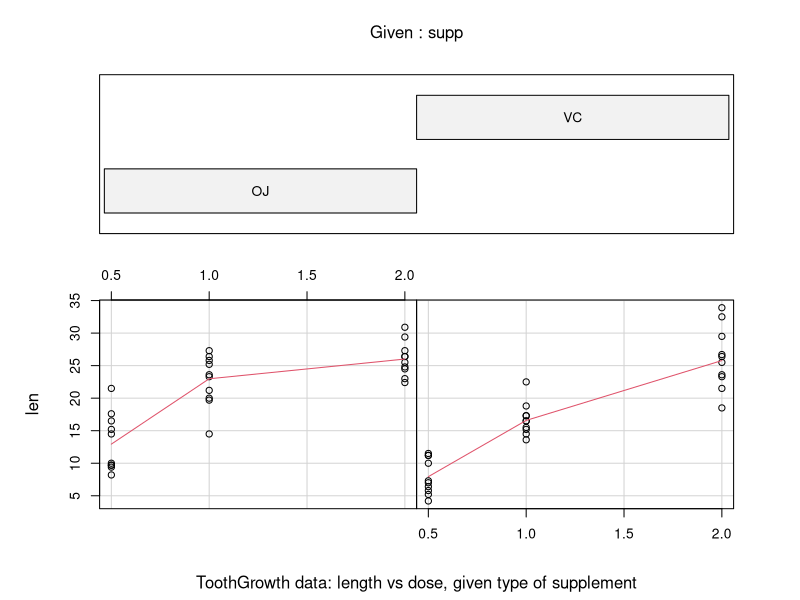
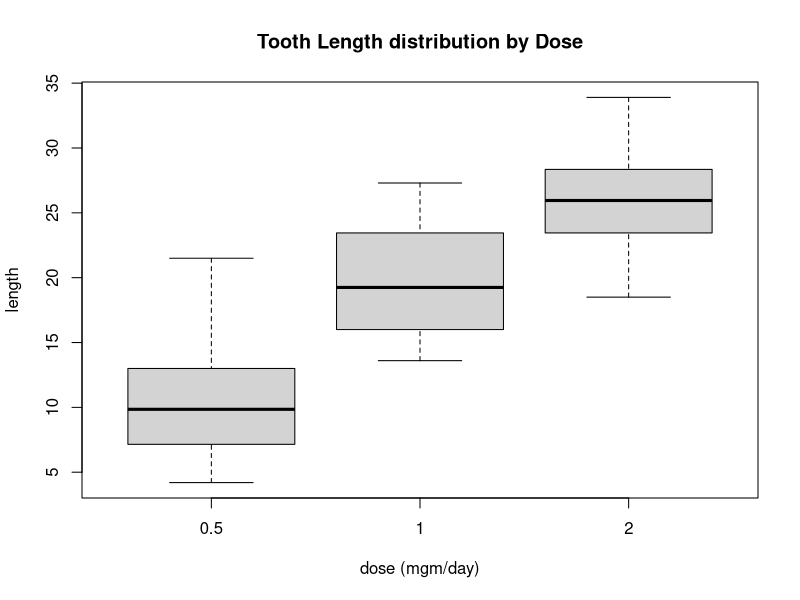
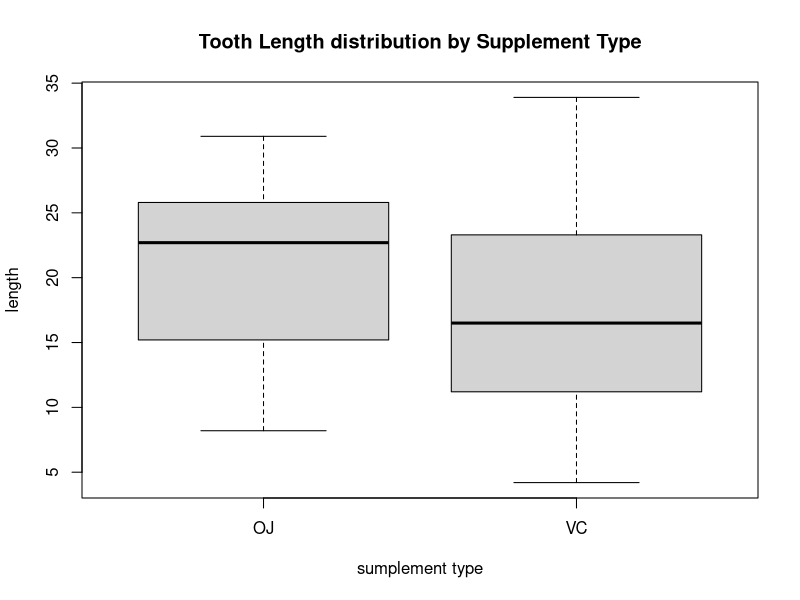

Write R code to recreate these figures, in order. (Note: this script raises an error after producing the figures.)
## ---- chunk 1
knitr::opts_chunk$set(echo = TRUE)
## ---- chunk 2
data(ToothGrowth)

head(ToothGrowth)

summary(ToothGrowth)
## ---- chunk 3
table(ToothGrowth$supp, ToothGrowth$dose)
## ---- chunk 4
require(graphics)
coplot(len ~ dose | supp, data = ToothGrowth, panel = panel.smooth,
       xlab = "ToothGrowth data: length vs dose, given type of supplement")
## ---- chunk 5
boxplot(len ~ dose, data = ToothGrowth, main = "Tooth Length distribution by Dose", ylab = "length", xlab = "dose (mgm/day)")
boxplot(len ~ supp, data = ToothGrowth, main = "Tooth Length distribution by Supplement Type", ylab = "length", xlab = "sumplement type")

## ---- chunk 6
alpha <- 0.10

# for all doses
t <- t.test(len ~ supp, paired = FALSE, var.equal = TRUE, data = ToothGrowth, 
    alternative = "two.sided",conf.level = 1-alpha, mu = 0)
t

## ---- chunk 7
ToothGrowth$dosef <- as.factor(ToothGrowth$dose)

# different test for each levels of doses
for (i in levels(ToothGrowth$dosef))
{
    s <- subset(ToothGrowth, dosef == i)
    test <- t.test(len ~ supp, paired = FALSE, var.equal = TRUE, data = s, 
                    alternative = "two.sided",conf.level = 1-alpha, mu = 0)
    
    cat("Dose = ",i,"; p-value:",test$p.value, "Confidence intervals:", 
            test$conf.int, "\n") 
}
